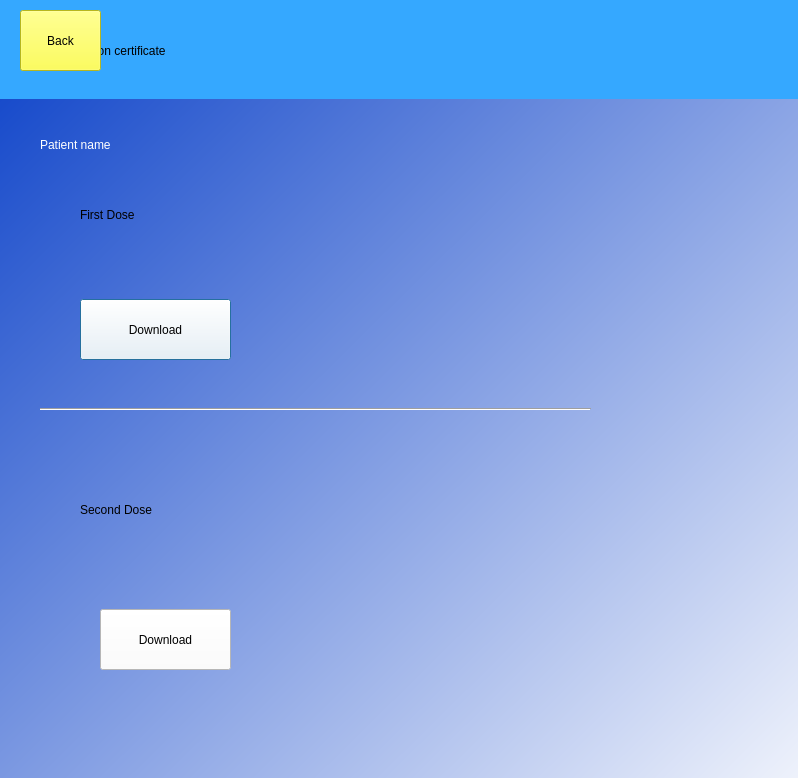
<?xml version="1.0" encoding="UTF-8"?>
<ui version="4.0">
 <class>Dialog</class>
 <widget class="QDialog" name="Dialog">
  <property name="geometry">
   <rect>
    <x>0</x>
    <y>0</y>
    <width>798</width>
    <height>778</height>
   </rect>
  </property>
  <property name="windowTitle">
   <string>Dialog</string>
  </property>
  <property name="styleSheet">
   <string notr="true"/>
  </property>
  <widget class="QLabel" name="label">
   <property name="geometry">
    <rect>
     <x>0</x>
     <y>0</y>
     <width>801</width>
     <height>101</height>
    </rect>
   </property>
   <property name="styleSheet">
    <string notr="true">font: 11pt &quot;MS Shell Dlg 2&quot;;
background-color: rgb(53, 168, 255);
font: 22pt &quot;MS Shell Dlg 2&quot;;</string>
   </property>
   <property name="text">
    <string>               Vaccination certificate</string>
   </property>
  </widget>
  <widget class="QWidget" name="widget" native="true">
   <property name="geometry">
    <rect>
     <x>0</x>
     <y>99</y>
     <width>800</width>
     <height>791</height>
    </rect>
   </property>
   <property name="maximumSize">
    <size>
     <width>800</width>
     <height>800</height>
    </size>
   </property>
   <property name="styleSheet">
    <string notr="true">QWidget#widget{background-color: qlineargradient(spread:pad, x1:0, y1:0, x2:1, y2:1, stop:0 rgba(24, 75, 203, 255), stop:1 rgba(255, 255, 255, 255));}</string>
   </property>
   <widget class="QLabel" name="label_6">
    <property name="geometry">
     <rect>
      <x>40</x>
      <y>30</y>
      <width>211</width>
      <height>31</height>
     </rect>
    </property>
    <property name="styleSheet">
     <string notr="true">color: rgb(255, 255, 255);
font: 20pt &quot;MS Shell Dlg 2&quot;;</string>
    </property>
    <property name="text">
     <string>Patient name</string>
    </property>
   </widget>
   <widget class="QLabel" name="label_2">
    <property name="geometry">
     <rect>
      <x>80</x>
      <y>100</y>
      <width>141</width>
      <height>31</height>
     </rect>
    </property>
    <property name="styleSheet">
     <string notr="true">font: 16pt &quot;MS Shell Dlg 2&quot;;</string>
    </property>
    <property name="text">
     <string>First Dose</string>
    </property>
   </widget>
   <widget class="QPushButton" name="pushButton_2">
    <property name="geometry">
     <rect>
      <x>80</x>
      <y>200</y>
      <width>151</width>
      <height>61</height>
     </rect>
    </property>
    <property name="styleSheet">
     <string notr="true">background-color: rgb(255, 255, 255);</string>
    </property>
    <property name="text">
     <string>Download</string>
    </property>
   </widget>
   <widget class="QLabel" name="label_3">
    <property name="geometry">
     <rect>
      <x>80</x>
      <y>380</y>
      <width>161</width>
      <height>61</height>
     </rect>
    </property>
    <property name="styleSheet">
     <string notr="true">font: 16pt &quot;MS Shell Dlg 2&quot;;</string>
    </property>
    <property name="text">
     <string>Second Dose</string>
    </property>
   </widget>
   <widget class="QPushButton" name="pushButton_3">
    <property name="geometry">
     <rect>
      <x>100</x>
      <y>510</y>
      <width>131</width>
      <height>61</height>
     </rect>
    </property>
    <property name="styleSheet">
     <string notr="true">background-color: rgb(255, 255, 255);</string>
    </property>
    <property name="text">
     <string>Download</string>
    </property>
   </widget>
   <widget class="Line" name="line">
    <property name="geometry">
     <rect>
      <x>40</x>
      <y>300</y>
      <width>551</width>
      <height>20</height>
     </rect>
    </property>
    <property name="orientation">
     <enum>Qt::Horizontal</enum>
    </property>
   </widget>
  </widget>
  <widget class="QLabel" name="label_5">
   <property name="geometry">
    <rect>
     <x>430</x>
     <y>30</y>
     <width>51</width>
     <height>41</height>
    </rect>
   </property>
   <property name="styleSheet">
    <string notr="true">background-image: url(:/newPrefix/certificate.png);</string>
   </property>
   <property name="text">
    <string/>
   </property>
   <property name="pixmap">
    <pixmap>:/newPrefix/certificate.png</pixmap>
   </property>
   <property name="scaledContents">
    <bool>true</bool>
   </property>
  </widget>
  <widget class="QPushButton" name="back_2">
   <property name="geometry">
    <rect>
     <x>20</x>
     <y>10</y>
     <width>81</width>
     <height>61</height>
    </rect>
   </property>
   <property name="styleSheet">
    <string notr="true">background-color: rgb(255, 255, 43);</string>
   </property>
   <property name="text">
    <string>Back</string>
   </property>
  </widget>
  <widget class="QLabel" name="label_4">
   <property name="geometry">
    <rect>
     <x>540</x>
     <y>10</y>
     <width>101</width>
     <height>81</height>
    </rect>
   </property>
   <property name="text">
    <string/>
   </property>
   <property name="pixmap">
    <pixmap resource="../../Desktop/qrc/certificate.qrc">:/newPrefix/Downloads/certificate (1).jpg</pixmap>
   </property>
   <property name="scaledContents">
    <bool>true</bool>
   </property>
  </widget>
 </widget>
 <resources>
  <include location="../../Desktop/qrc/certificate.qrc"/>
 </resources>
 <connections/>
</ui>
